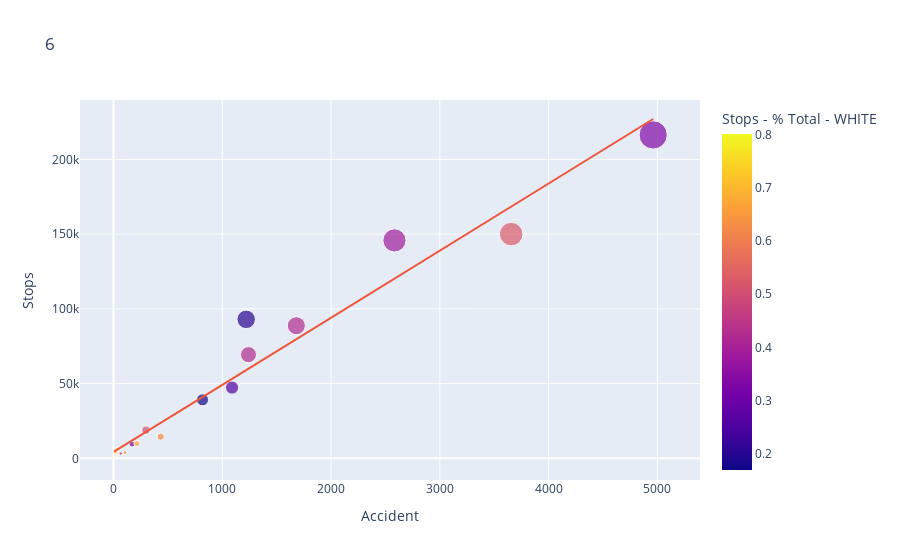
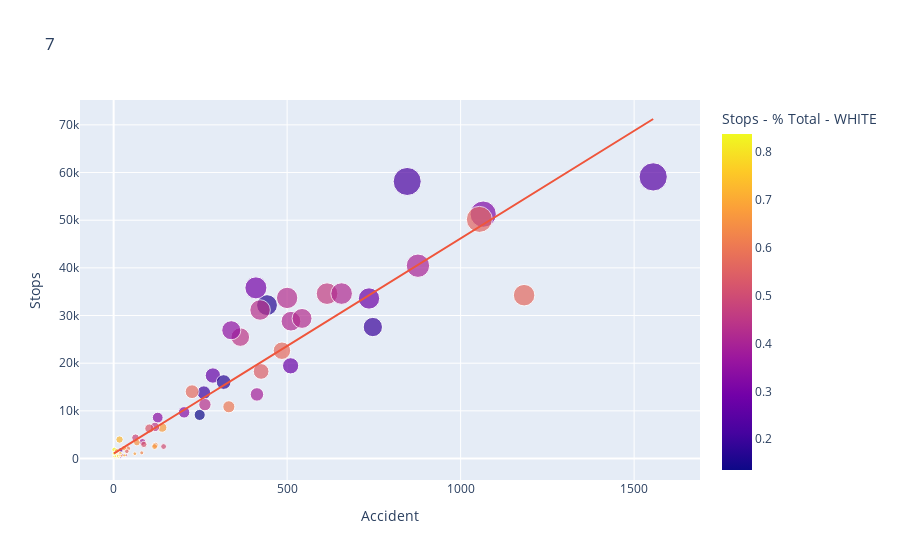
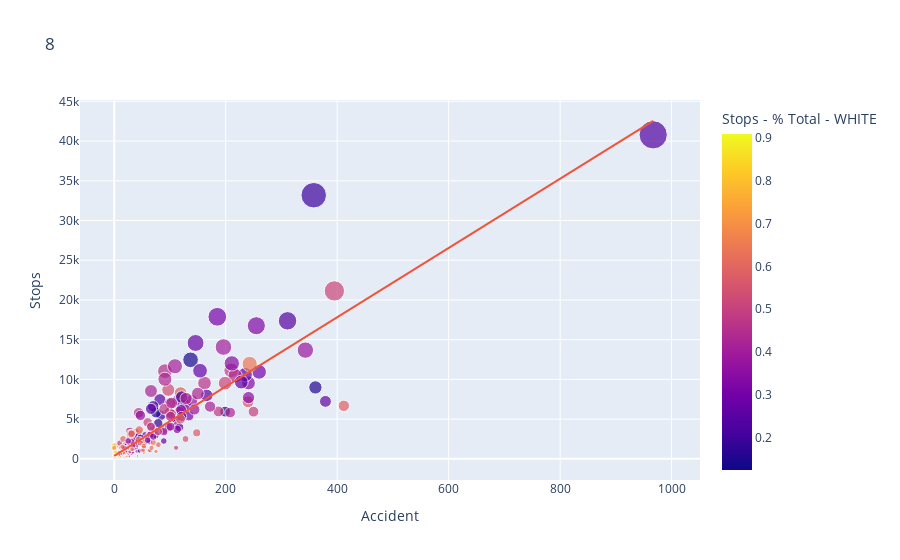
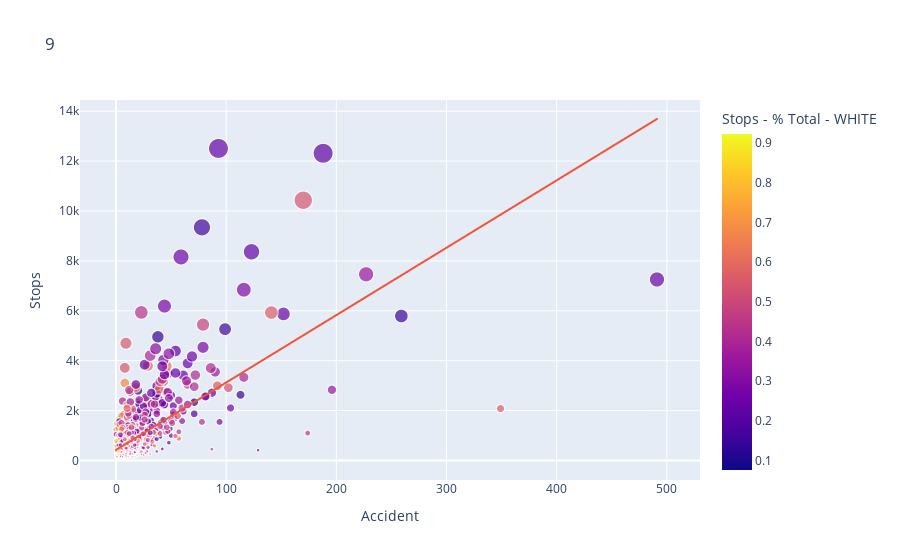

The code cell stored with these charts, in order, in its notebook:
### Markdown cell above
## Stops vs accidents

### Code cell
for res in RESOLUTIONS:
    px.scatter(data_frame=grouped_dataframes2[res].query('Stops > 100'),
               x='Accident',
               y='Stops',
               size='Stops',
               color='Stops - % Total - WHITE',
               trendline='ols',
               title=res).show()

### Figure 1 — Plotly figure (JSON) as saved in the notebook; plotly's stock layout.template omitted (floating-point values rounded to 4 significant figures)
{"data": [{"hovertemplate": "Accident=%{x}<br>Stops=%{marker.size}<br>Stops - % Total - WHITE=%{marker.color}<extra></extra>", "legendgroup": "", "marker": {"color": [0.3316, 0.723, 0.2604, 0.2654, 0.1696, 0.5943, 0.668, 0.4245, 0.3321, 0.2054, 0.5258, 0.7698, 0.7991, 0.7024, 0.4233, 0.6415, 0.39, 0.6226, 0.5014, 0.8013], "coloraxis": "coloraxis", "size": [9502, 4015, 47355, 3172, 39125, 3261, 9839, 88729, 216388, 92986, 150029, 5972, 214, 820, 69395, 3880, 145815, 14481, 18898, 1092], "sizemode": "area", "sizeref": 541.0, "symbol": "circle"}, "mode": "markers", "name": "", "orientation": "v", "showlegend": false, "type": "scatter", "x": [171, 21, 1090, 68, 819, 67, 215, 1681, 4961, 1220, 3656, 34, 5, 15, 1241, 107, 2583, 434, 299, 22], "xaxis": "x", "y": [9502, 4015, 47355, 3172, 39125, 3261, 9839, 88729, 216388, 92986, 150029, 5972, 214, 820, 69395, 3880, 145815, 14481, 18898, 1092], "yaxis": "y"}, {"hovertemplate": "<b>OLS trendline</b><br>Stops = 44.9125 * Accident + 4234.97<br>R<sup>2</sup>=0.963552<br><br>Accident=%{x}<br>Stops=%{y} <b>(trend)</b><extra></extra>", "legendgroup": "", "marker": {"symbol": "circle"}, "mode": "lines", "name": "", "showlegend": false, "type": "scatter", "x": [5, 15, 21, 22, 34, 67, 68, 107, 171, 215, 299, 434, 819, 1090, 1220, 1241, 1681, 2583, 3656, 4961], "xaxis": "x", "y": [4460.0, 4909.0, 5178.0, 5223.0, 5762.0, 7244.0, 7289.0, 9041.0, 11920.0, 13890.0, 17660.0, 23730.0, 41020.0, 53190.0, 59030.0, 59970.0, 79730.0, 120200.0, 168400.0, 227000.0], "yaxis": "y"}], "layout": {"coloraxis": {"colorbar": {"title": {"text": "Stops - % Total - WHITE"}}, "colorscale": [[0, "#0d0887"], [0.1111, "#46039f"], [0.2222, "#7201a8"], [0.3333, "#9c179e"], [0.4444, "#bd3786"], [0.5556, "#d8576b"], [0.6667, "#ed7953"], [0.7778, "#fb9f3a"], [0.8889, "#fdca26"], [1, "#f0f921"]]}, "legend": {"itemsizing": "constant", "tracegroupgap": 0}, "title": {"text": "6"}, "xaxis": {"anchor": "y", "domain": [0, 1], "title": {"text": "Accident"}}, "yaxis": {"anchor": "x", "domain": [0, 1], "title": {"text": "Stops"}}}}

### Figure 2 — Plotly figure (JSON) as saved in the notebook; plotly's stock layout.template omitted (floating-point values rounded to 4 significant figures)
{"data": [{"hovertemplate": "Accident=%{x}<br>Stops=%{marker.size}<br>Stops - % Total - WHITE=%{marker.color}<extra></extra>", "legendgroup": "", "marker": {"color": [0.3354, 0.2705, 0.7244, 0.4831, 0.196, 0.3646, 0.4068, 0.2691, 0.25, 0.3095, 0.173, 0.1355, 0.2066, 0.6162, 0.5598, 0.7581, 0.5079, 0.6733, 0.6564, 0.4334, 0.426, 0.7474, 0.5221, 0.3302, 0.4112, 0.7461, 0.244, 0.2786, 0.5034, 0.2761, 0.3185, 0.4609, 0.5727, 0.1704, 0.2236, 0.5665, 0.6311, 0.389, 0.5584, 0.5705, 0.6781, 0.4463, 0.6986, 0.8288, 0.7052, 0.7212, 0.8161, 0.7295, 0.632, 0.3988, 0.5603, 0.6066, 0.4336, 0.6452, 0.6466, 0.6055, 0.5622, 0.8382, 0.7165, 0.7734, 0.4225, 0.6385, 0.2978, 0.4154, 0.5412, 0.6773, 0.3493, 0.6028, 0.6455, 0.7955, 0.6701, 0.7249, 0.4518, 0.7731, 0.7877, 0.5279, 0.7923, 0.8306], "coloraxis": "coloraxis", "size": [8588, 244, 3981, 4357, 27588, 672, 3491, 17412, 1812, 698, 16044, 9147, 13816, 2108, 368, 248, 693, 6495, 3356, 11313, 33692, 661, 2961, 9690, 28808, 839, 59087, 33579, 2517, 19448, 51264, 34592, 14021, 32186, 58124, 34269, 1190, 13451, 50169, 22620, 2178, 25475, 511, 1857, 1601, 1069, 1082, 658, 644, 40451, 464, 183, 31161, 310, 580, 545, 1512, 377, 328, 556, 29392, 2777, 35803, 34606, 18268, 1007, 26913, 10853, 110, 445, 2507, 309, 6618, 216, 146, 6293, 544, 496], "sizemode": "area", "sizeref": 147.7, "symbol": "circle"}, "mode": "markers", "name": "", "orientation": "v", "showlegend": false, "type": "scatter", "x": [127, 20, 17, 63, 747, 29, 83, 286, 21, 26, 317, 248, 260, 41, 4, 3, 36, 140, 67, 263, 500, 31, 87, 203, 511, 16, 1555, 736, 144, 510, 1065, 615, 226, 442, 846, 1183, 81, 413, 1054, 485, 30, 365, 6, 2, 9, 19, 2, 15, 18, 877, 11, 4, 422, 10, 22, 12, 38, 9, 7, 15, 543, 120, 410, 657, 425, 61, 339, 332, 8, 1, 118, 11, 119, 14, 4, 103, 11, 5], "xaxis": "x", "y": [8588, 244, 3981, 4357, 27588, 672, 3491, 17412, 1812, 698, 16044, 9147, 13816, 2108, 368, 248, 693, 6495, 3356, 11313, 33692, 661, 2961, 9690, 28808, 839, 59087, 33579, 2517, 19448, 51264, 34592, 14021, 32186, 58124, 34269, 1190, 13451, 50169, 22620, 2178, 25475, 511, 1857, 1601, 1069, 1082, 658, 644, 40451, 464, 183, 31161, 310, 580, 545, 1512, 377, 328, 556, 29392, 2777, 35803, 34606, 18268, 1007, 26913, 10853, 110, 445, 2507, 309, 6618, 216, 146, 6293, 544, 496], "yaxis": "y"}, {"hovertemplate": "<b>OLS trendline</b><br>Stops = 45.1354 * Accident + 1045.38<br>R<sup>2</sup>=0.887833<br><br>Accident=%{x}<br>Stops=%{y} <b>(trend)</b><extra></extra>", "legendgroup": "", "marker": {"symbol": "circle"}, "mode": "lines", "name": "", "showlegend": false, "type": "scatter", "x": [1, 2, 2, 3, 4, 4, 4, 5, 6, 7, 8, 9, 9, 10, 11, 11, 11, 12, 14, 15, 15, 16, 17, 18, 19, 20, 21, 22, 26, 29, 30, 31, 36, 38, 41, 61, 63, 67, 81, 83, 87, 103, 118, 119, 120, 127, 140, 144, 203, 226, 248, 260, 263, 286, 317, 332, 339, 365, 410, 413, 422, 425, 442, 485, 500, 510, 511, 543, 615, 657, 736, 747, 846, 877, 1054, 1065, 1183, 1555], "xaxis": "x", "y": [1091.0, 1136.0, 1136.0, 1181.0, 1226.0, 1226.0, 1226.0, 1271.0, 1316.0, 1361.0, 1406.0, 1452.0, 1452.0, 1497.0, 1542.0, 1542.0, 1542.0, 1587.0, 1677.0, 1722.0, 1722.0, 1768.0, 1813.0, 1858.0, 1903.0, 1948.0, 1993.0, 2038.0, 2219.0, 2354.0, 2399.0, 2445.0, 2670.0, 2761.0, 2896.0, 3799.0, 3889.0, 4069.0, 4701.0, 4792.0, 4972.0, 5694.0, 6371.0, 6416.0, 6462.0, 6778.0, 7364.0, 7545.0, 10210.0, 11250.0, 12240.0, 12780.0, 12920.0, 13950.0, 15350.0, 16030.0, 16350.0, 17520.0, 19550.0, 19690.0, 20090.0, 20230.0, 21000.0, 22940.0, 23610.0, 24060.0, 24110.0, 25550.0, 28800.0, 30700.0, 34270.0, 34760.0, 39230.0, 40630.0, 48620.0, 49110.0, 54440.0, 71230.0], "yaxis": "y"}], "layout": {"coloraxis": {"colorbar": {"title": {"text": "Stops - % Total - WHITE"}}, "colorscale": [[0, "#0d0887"], [0.1111, "#46039f"], [0.2222, "#7201a8"], [0.3333, "#9c179e"], [0.4444, "#bd3786"], [0.5556, "#d8576b"], [0.6667, "#ed7953"], [0.7778, "#fb9f3a"], [0.8889, "#fdca26"], [1, "#f0f921"]]}, "legend": {"itemsizing": "constant", "tracegroupgap": 0}, "title": {"text": "7"}, "xaxis": {"anchor": "y", "domain": [0, 1], "title": {"text": "Accident"}}, "yaxis": {"anchor": "x", "domain": [0, 1], "title": {"text": "Stops"}}}}

### Figure 3 — Plotly figure (JSON) as saved in the notebook; plotly's stock layout.template omitted (floating-point values rounded to 4 significant figures; data arrays with more than 128 entries replaced by an {"elided": "..."} marker saying what was removed)
{"data": [{"hovertemplate": "Accident=%{x}<br>Stops=%{marker.size}<br>Stops - % Total - WHITE=%{marker.color}<extra></extra>", "legendgroup": "", "marker": {"color": {"elided": "315 float values"}, "coloraxis": "coloraxis", "size": {"elided": "315 int values"}, "sizemode": "area", "sizeref": 102.0, "symbol": "circle"}, "mode": "markers", "name": "", "orientation": "v", "showlegend": false, "type": "scatter", "x": {"elided": "315 int values"}, "xaxis": "x", "y": {"elided": "315 int values"}, "yaxis": "y"}, {"hovertemplate": "<b>OLS trendline</b><br>Stops = 43.5965 * Accident + 374.414<br>R<sup>2</sup>=0.778275<br><br>Accident=%{x}<br>Stops=%{y} <b>(trend)</b><extra></extra>", "legendgroup": "", "marker": {"symbol": "circle"}, "mode": "lines", "name": "", "showlegend": false, "type": "scatter", "x": {"elided": "315 int values"}, "xaxis": "x", "y": {"elided": "315 float values"}, "yaxis": "y"}], "layout": {"coloraxis": {"colorbar": {"title": {"text": "Stops - % Total - WHITE"}}, "colorscale": [[0, "#0d0887"], [0.1111, "#46039f"], [0.2222, "#7201a8"], [0.3333, "#9c179e"], [0.4444, "#bd3786"], [0.5556, "#d8576b"], [0.6667, "#ed7953"], [0.7778, "#fb9f3a"], [0.8889, "#fdca26"], [1, "#f0f921"]]}, "legend": {"itemsizing": "constant", "tracegroupgap": 0}, "title": {"text": "8"}, "xaxis": {"anchor": "y", "domain": [0, 1], "title": {"text": "Accident"}}, "yaxis": {"anchor": "x", "domain": [0, 1], "title": {"text": "Stops"}}}}

### Figure 4 — Plotly figure (JSON) as saved in the notebook; plotly's stock layout.template omitted (floating-point values rounded to 4 significant figures; data arrays with more than 128 entries replaced by an {"elided": "..."} marker saying what was removed)
{"data": [{"hovertemplate": "Accident=%{x}<br>Stops=%{marker.size}<br>Stops - % Total - WHITE=%{marker.color}<extra></extra>", "legendgroup": "", "marker": {"color": {"elided": "1011 float values"}, "coloraxis": "coloraxis", "size": {"elided": "1011 int values"}, "sizemode": "area", "sizeref": 31.27, "symbol": "circle"}, "mode": "markers", "name": "", "showlegend": false, "type": "scattergl", "x": {"elided": "1011 int values"}, "xaxis": "x", "y": {"elided": "1011 int values"}, "yaxis": "y"}, {"hovertemplate": "<b>OLS trendline</b><br>Stops = 27.0084 * Accident + 425.099<br>R<sup>2</sup>=0.436713<br><br>Accident=%{x}<br>Stops=%{y} <b>(trend)</b><extra></extra>", "legendgroup": "", "marker": {"symbol": "circle"}, "mode": "lines", "name": "", "showlegend": false, "type": "scattergl", "x": {"elided": "1011 int values"}, "xaxis": "x", "y": {"elided": "1011 float values"}, "yaxis": "y"}], "layout": {"coloraxis": {"colorbar": {"title": {"text": "Stops - % Total - WHITE"}}, "colorscale": [[0, "#0d0887"], [0.1111, "#46039f"], [0.2222, "#7201a8"], [0.3333, "#9c179e"], [0.4444, "#bd3786"], [0.5556, "#d8576b"], [0.6667, "#ed7953"], [0.7778, "#fb9f3a"], [0.8889, "#fdca26"], [1, "#f0f921"]]}, "legend": {"itemsizing": "constant", "tracegroupgap": 0}, "title": {"text": "9"}, "xaxis": {"anchor": "y", "domain": [0, 1], "title": {"text": "Accident"}}, "yaxis": {"anchor": "x", "domain": [0, 1], "title": {"text": "Stops"}}}}
